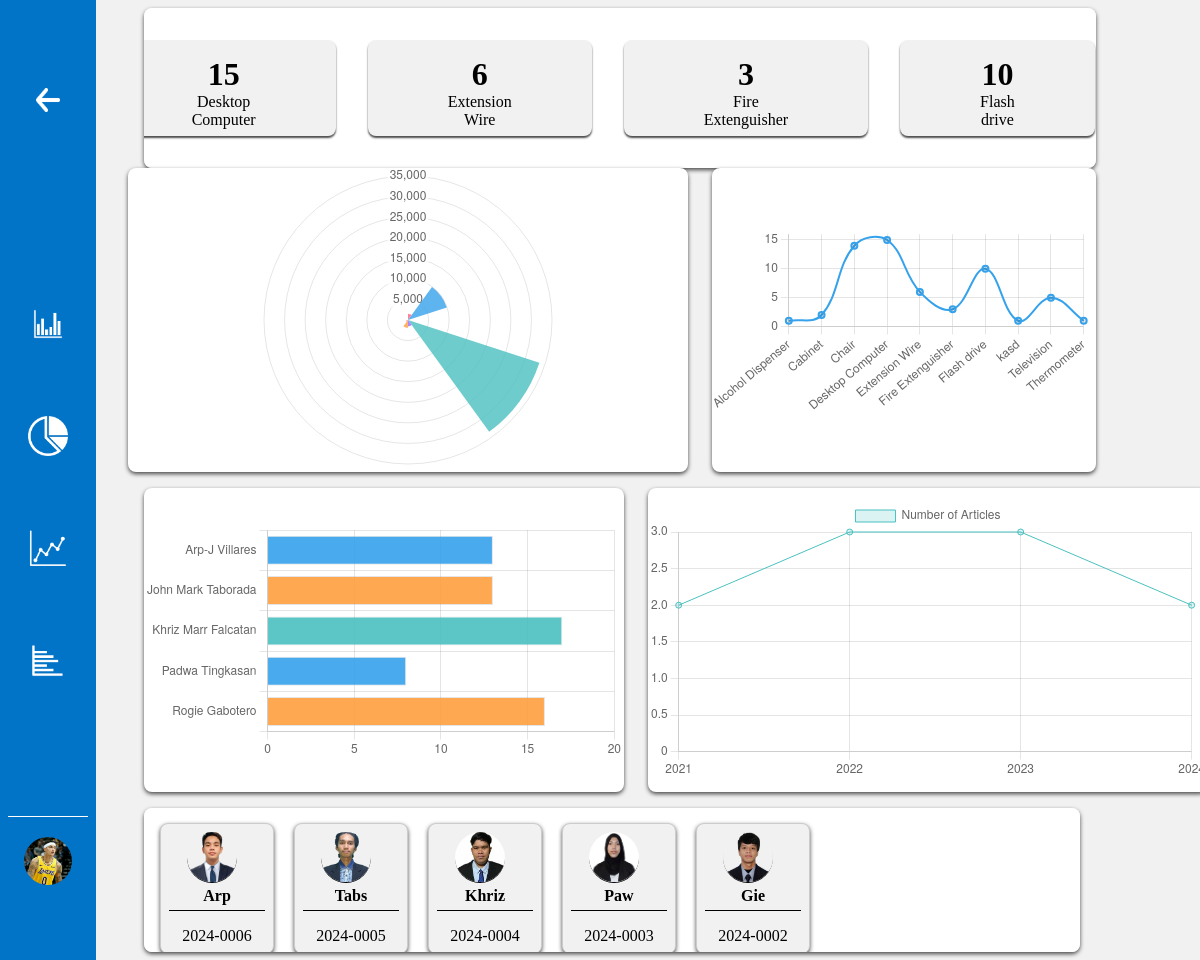
Screenshot of /admin panel/analytics.php?id=1 (signed in) with the database file from the repository.
### tables this page shows
CREATE TABLE `users` (
  `id` int(11) NOT NULL,
  `fullname` varchar(255) NOT NULL,
  `email` varchar(255) NOT NULL,
  `password` varchar(255) NOT NULL,
  `role` enum('admin','user','anonymous') NOT NULL DEFAULT 'anonymous',
  `contact` varchar(15) DEFAULT NULL,
  `department` varchar(255) DEFAULT NULL,
  `profile_img` varchar(255) DEFAULT NULL,
  `username` varchar(255) DEFAULT NULL,
  `gender` varchar(10) DEFAULT NULL,
  `address` varchar(100) DEFAULT NULL
);

### functions/header.php (called while the page is built)
<?php
include_once "../dbConfig/dbconnect.php";
$userID = isset($_GET['id']) ? $_GET['id'] : null;
function getUserInfo($conn, $userID) {
    $sql = "SELECT * FROM users WHERE id = '$userID'";
    $result = $conn->query($sql);
    if ($result && $result->num_rows > 0) {
        return $result->fetch_assoc();
    } else {
        return null;
    }
}
$userInfo = getUserInfo($conn, $userID);
?>

### admin panel/analytics.php (the view, shortened to what this page needs)
<?php
include_once "../dbConfig/dbconnect.php";
include_once "../functions/header.php";
?>
<!DOCTYPE html>
<html lang="en">
<head>
    <link rel="stylesheet" href="../assets/css/newAnalytics.css">
</head>
<body>
    <div class="container">
        <div class="sideBarContainer">
            <a href="../admin panel/dashboard.php?id=<?php echo $userID; ?>">
                <div class="subSideBarContainer" id="back">
                    <img class="image" src="../assets/img/left-arrow.png" alt="" style="height: 1.5rem; width: 1.5rem;">
                </div>
            </a>
            <a href="">
                <div class="subSideBarContainer">
                    <img class="image" src="../assets/img/barGraph.png" alt="">
                </div>
            </a>
            <a href="">
                <div class="subSideBarContainer">
                    <img class="image" src="../assets/img/pieGraph.png" alt="">
                </div>
            </a>
            <a href="">
                <div class="subSideBarContainer">
                    <img class="image" src="../assets/img/lineGraph.png" alt="">
                </div>
            </a>
            <a href="">
                <div class="subSideBarContainer">
                    <img class="image" src="../assets/img/sideBarGraph.png" alt="">
                </div>
            </a>
            <a href="">
                <div class="adminProfile" id="admin-profile">
                    <div class="subSideBarContainer">
                        <?php
                            if (!empty($userInfo['profile_img'])) {
                                echo '<img class="image" id="img" src="../uploads/' . $userInfo['profile_img'] . '" alt="Profile Image">';
                            } else {
                                echo '<img class="image" id="img" src="../assets/img/person-circle.png" alt="Mountain Placeholder">';
                            }
                        ?>
                    </div>
                </div>
            </a>
        </div>
        <div class="subContainer">
            <div class="graphContainer">
                <div class="subGraphContainer">
                    <div class="graphInfoContainer">
                        <?php include('../charts/equipSummary.php'); ?>
                    </div>
                </div>
                <div class="subGraphContainer1">
                    <div class="graphInfoContainer2">
                        <div class="subGraphInfoContainer1" id="gaugeChartContainer">
                            <canvas id="gaugeChart"></canvas>
                        </div>
                    </div>
                    <div class="graphInfoContainer1">
                        <div class="subGraphInfoContainer2">
                            <canvas id="waveGraph" style="width: 100%;"></canvas>
                        </div>
                    </div>
                </div>
                <div class="subGraphContainer1">
                    <div class="graphInfoContainer1">
                        <div class="subGraphInfoContainer2" id="userGraph">
                        <canvas id="userBarGraph"></canvas>
                        </div>
                    </div>
                    <div class="graphInfoContainer2">
                        <div class="subGraphInfoContainer1">
                            <canvas id="lineGraph"></canvas>
                        </div>
                    </div>
                </div>
            </div>
            <div class="graphContainer1">
                <div class="subGraphContainer2" style="padding-top: 1rem; padding-left: 1rem;">
                <?php
                    $query = "SELECT u.username, u.fullname, u.id, u.profile_img, COALESCE(SUM(uu.units_handled), 0) AS total_units_handled
                            FROM users u
                            LEFT JOIN user_unit uu ON u.fullname = uu.user
                            WHERE u.role = 'user'
                            GROUP BY u.fullname";
                    $result = mysqli_query($conn, $query);
                    while($row = mysqli_fetch_assoc($result)) {
                        $username = $row['username'];
                        $id = $row['id'];
                        $profileImg = $row['profile_img'];
                        $profileImgPath = ($profileImg != '') ? '../uploads/' . $profileImg : '../assets/img/pp_placeholder.png';
                        $formattedID = date('Y') . '-' . str_pad($id, 4, '0', STR_PAD_LEFT);
                        ?>
                        <div class="userContainer">
                            <img class="userProfileImg" src="<?php echo $profileImgPath; ?>" alt="">
                            <p class="userName"><?php echo $username; ?></p>
                            <p class="userID"><?php echo $formattedID; ?></p>
                        </div>
                    <?php } ?>
                </div>
            </div>
        </div>
    </div>
<?php
$query = "SELECT article, SUM(unit_value) AS total_value FROM equipment GROUP BY article";
$result = mysqli_query($conn, $query);
$articles = [];
$totalValues = [];
while($row = mysqli_fetch_assoc($result)) {
    $articles[] = $row['article'];
    $totalValues[] = (float) $row['total_value'];
}
?>
<script>
var gaugeChartData = {
    labels: <?php echo json_encode($articles); ?>,
    datasets: [{
        data: <?php echo json_encode($totalValues); ?>,
        backgroundColor: [
            'rgba(255, 99, 132, 0.8)',
            'rgba(54, 162, 235, 0.8)',
            'rgba(255, 206, 86, 0.8)',
            'rgba(75, 192, 192, 0.8)',
            'rgba(153, 102, 255, 0.8)',
            'rgba(255, 159, 64, 0.8)'
        ],
        borderWidth: 0
    }]
};
var ctx = document.getElementById('gaugeChart').getContext('2d');
var gaugeChart = new Chart(ctx, {
    type: 'polarArea',
    data: gaugeChartData,
    options: {
        animation: {
            animateRotate: true,
            animateScale: true
        },
        scales: {
            r: {
                angleLines: {
                    display: false
                },
                suggestedMin: 0,
                suggestedMax: 100
            }
        },
        plugins: {
            legend: {
                display: false
            },
            tooltip: {
                callbacks: {
                    label: function(context) {
                        var label = gaugeChartData.labels[context.dataIndex];
                        var value = gaugeChartData.datasets[0].data[context.dataIndex];
                        return label + ': ' + value.toLocaleString();
                    }
                }
            }
        }
    }
});
</script>
<script>
    <?php
        $query = "SELECT year_received, COUNT(article) as count FROM equipment GROUP BY year_received";
        $result = mysqli_query($conn, $query);
        $years = [];
        $articleCounts = [];
        while($row = mysqli_fetch_assoc($result)) {
            $years[] = $row['year_received'];
            $articleCounts[] = $row['count'];
        }
    ?>
    var lineGraphData = {
        labels: <?php echo json_encode($years); ?>,
        datasets: [{
            label: 'Number of Articles',
            data: <?php echo json_encode($articleCounts); ?>,
            backgroundColor: 'rgba(75, 192, 192, 0.2)',
            borderColor: 'rgba(75, 192, 192, 1)',
            borderWidth: 1
        }]
    };
    var lineGraphOptions = {
        scales: {
            y: {
                beginAtZero: true,
                precision: 0
            }
        }
    };
    var lineGraphChart = new Chart(document.getElementById('lineGraph'), {
        type: 'line',
        data: lineGraphData,
        options: lineGraphOptions
    });
    </script>
<script>
    <?php
    $query = "SELECT article, SUM(total_unit) as total_units FROM equipment GROUP BY article";
    $result = mysqli_query($conn, $query);
    $articles = [];
    $totalUnits = [];
    while($row = mysqli_fetch_assoc($result)) {
        $articles[] = $row['article'];
        $totalUnits[] = $row['total_units'];
    }
    ?>
    // Wave graph data
    var waveGraphData = {
        labels: <?php echo json_encode($articles); ?>,
        datasets: [{
            label: 'Total Units',
            data: <?php echo json_encode($totalUnits); ?>,
            fill: false,
            borderColor: 'rgba(54, 162, 235, 1)',
            tension: 0.4,
            borderWidth: 2
        }]
    };
    // Wave graph options
    var waveGraphOptions = {
        scales: {
            y: {
                beginAtZero: true,
                precision: 0
            }
        },
        plugins: {
            legend: {
                display: false
            }
        }
    };
    var waveGraphChart = new Chart(document.getElementById('waveGraph'), {
        type: 'line',
        data: waveGraphData,
        options: waveGraphOptions
    });
    </script>
<?php
$query = "SELECT u.fullname, COALESCE(SUM(uu.units_handled), 0) AS total_units_handled
        FROM users u
        LEFT JOIN user_unit uu ON u.fullname = uu.user
        WHERE u.role = 'user'
        GROUP BY u.fullname";
$result = mysqli_query($conn, $query);
$fullnames = [];
$totalUnitsHandled = [];
$colors = [];
$colorPalette = [
    'rgba(54, 162, 235, 0.9)',
    'rgba(255, 159, 64, 0.9)',
    'rgba(75, 192, 192, 0.9)',
    'rgba(54, 162, 235, 0.9)',
    'rgba(255, 159, 64, 0.9)'
];
$colorIndex = 0;
while($row = mysqli_fetch_assoc($result)) {
    $fullnames[] = $row['fullname'];
    $totalUnitsHandled[] = $row['total_units_handled'];
    $colors[] = $colorPalette[$colorIndex];
    $colorIndex = ($colorIndex + 1) % count($colorPalette);
}
?>
<script>
    var userBarGraphData = {
        labels: <?php echo json_encode($fullnames); ?>,
        datasets: [{
            label: 'Total Units Handled',
            data: <?php echo json_encode($totalUnitsHandled); ?>,
            backgroundColor: <?php echo json_encode($colors); ?>,
            borderWidth: 1
        }]
    };
    var userBarGraphOptions = {
        indexAxis: 'y', // Display labels on the left side
        scales: {
            x: {
                beginAtZero: true,
                precision: 0
            }
        },
        plugins: {
            legend: {
                display: false
            }
        }
    };
    var userBarGraphChart = new Chart(document.getElementById('userBarGraph'), {
        type: 'bar',
        data: userBarGraphData,
        options: userBarGraphOptions
    });
</script>
</body>
</html>

### assets/css/newAnalytics.css (style rules this page uses)
* { padding: 0; margin: 0; }
.container { background-color: #f1f1f1; display: flex; flex-direction: row; overflow: hidden; }
.sideBarContainer { height: 100%; width: 6rem; background-color: rgb(2, 116, 200); display: flex; align-items: center; justify-content: center; flex-direction: column; gap: 0.5rem; position: fixed; }
#back { margin-top: 3rem; margin-bottom: 10rem; }
.adminProfile { border-top: #fff 1px solid; padding-top: 1rem; width: 5rem; display: flex; align-items: center; justify-content: center; }
#admin-profile { margin-top: 4.5rem; }
#img { height: 3rem; border-radius: 50px; filter: invert(0%); }
.subSideBarContainer { height: 3.5rem; width: 3.5rem; border-radius: 0.5rem; display: flex; justify-content: center; align-items: center; transition: all 0.15s; cursor: pointer; margin-bottom: 3rem; }
.image { height: 2.5rem; filter: invert(100%); }
.subContainer { width: 100%; display: flex; flex-direction: column; margin-left: 8rem; }
.graphContainer { width: 82%; }
.subGraphContainer { height: 10rem; padding: 0 1rem; display: flex; align-items: center; justify-content: center; }
.graphInfoContainer { height: 10rem; width: 100%; background: #fff; border-radius: 0.5rem; overflow-x: auto; overflow-y: hidden; display: flex; justify-content: center; align-items: center; flex-direction: row; margin-top: 1rem; box-shadow: 0 2px 4px rgba(0, 0, 0, 0.7); }
.subGraphContainer1 { height: 40.5rem; gap: 0.5rem; display: flex; flex-direction: column; }
.graphInfoContainer1 { height: 20rem; display: flex; justify-content: center; align-items: center; padding: 0 1rem; }
.graphInfoContainer2 { height: 20rem; display: flex; justify-content: center; align-items: center; text-align: center; padding: 0; }
.subGraphInfoContainer1 { height: 19rem; width: 35rem; border-radius: 0.5rem; background: #fff; display: flex; justify-content: center; align-items: center; text-align: center; box-shadow: 0 2px 4px rgba(0, 0, 0, 0.7); }
.subGraphInfoContainer2 { height: 19rem; width: 100%; border-radius: 0.5rem; background: #fff; display: flex; align-items: center; justify-content: center; text-align: center; box-shadow: 0 2px 4px rgba(0, 0, 0, 0.7); }
.graphContainer1 { height: 10rem; display: flex; justify-content: center; align-items: center; padding: 0 1rem; width: 78%; margin-right: 50rem; }
.subGraphContainer2 { height: 8rem; width: 100%; background: #fff; border-radius: 0.5rem; overflow: auto; display: flex; align-items: center; flex-direction: row; box-shadow: 0 2px 4px rgba(0, 0, 0, 0.7); }
canvas { width: 30rem; }
.userContainer { flex-direction: column; align-items: center; justify-content: center; text-align: center; margin-right: 20px; border: 1px solid #ccc; border-radius: 0.5rem; padding: 8px; column-gap: 3 rem; background-color: #f1f1f1; box-shadow: 0 2px 4px rgba(0, 0, 0, 0.7); width: 6rem; }
.userProfileImg { width: 50px; height: 50px; border-radius: 50%; object-fit: cover; margin-right: 10px; border-bottom: 1px solid #000; }
.userName { font-weight: bold; margin: 0; }
.userID { margin-top: 5px; color: #000; border-top: 1px #000 solid; padding-top: 1rem; }
@media only screen and (min-width: 1025px) and (max-width: 1440px) { .subGraphContainer1 { display: flex; flex-direction: row; } }
@media only screen and (min-width: 1025px) and (max-width: 1440px) { .graphInfoContainer1 { width: 100%; } }
@media only screen and (min-width: 1025px) and (max-width: 1440px) { .subGraphContainer1 { height: 20rem; } }

### rows the page displays
users: profile_img (picture)
users: profile_img (picture), username "Arp", id "2024-0006"
users: profile_img (picture), username "Tabs", id "2024-0005"
users: profile_img (picture), username "Khriz", id "2024-0004"
users: profile_img (picture), username "Paw", id "2024-0003"
users: profile_img (picture), username "Gie", id "2024-0002"

### other values shown
$totalUnits "15"
$articleName "Desktop Computer"
$totalUnits "6"
$articleName "Extension Wire"
$totalUnits "3"
$articleName "Fire Extenguisher"
$totalUnits "10"
$articleName "Flash drive"
chart data {{ json_encode($articles) }} ["Alcohol Dispenser","Cabinet","Chair","Desktop Computer","Extension Wire","Fire Extenguisher","Flash drive","kasd","Television","Thermometer"]
chart data {{ json_encode($totalValues) }} [1500,9920,110,33575,1528,1899,480,0,50,2]
chart data {{ json_encode($years) }} ["2021","2022","2023","2024"]
chart data {{ json_encode($articleCounts) }} ["2","3","3","2"]
